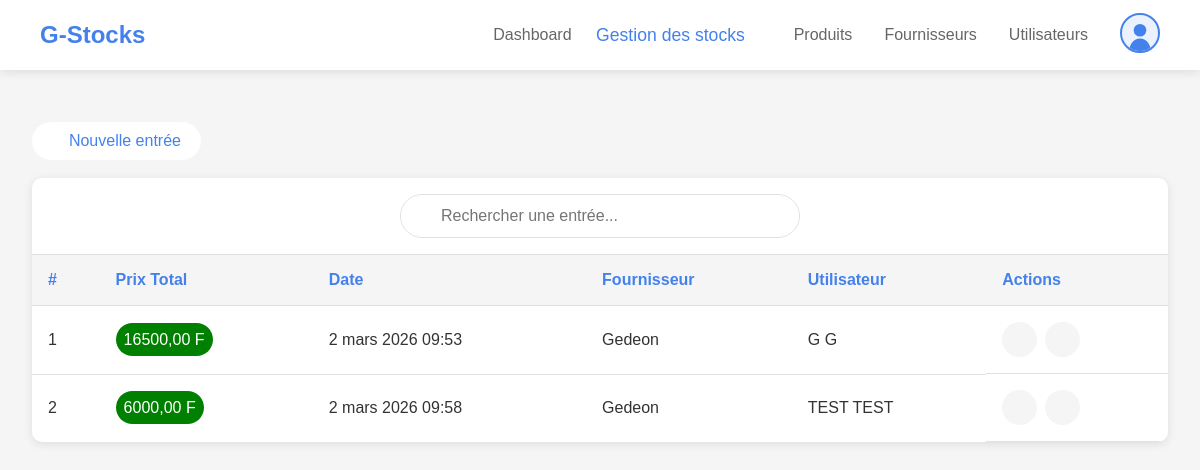
/ListeDesEntrees (signed in), run on the app's committed database.
### stocks/models.py (models this page shows, shortened)
class Entree(models.Model):
    fournisseur = models.ForeignKey(Fournisseur, on_delete=models.CASCADE, related_name="produits")
    prixTotal = models.DecimalField(max_digits=10, decimal_places=2)
    user = models.ForeignKey(User, on_delete=models.CASCADE, related_name="utilisateurs")
    date = models.DateTimeField(auto_now_add=True)
    class Meta:
        verbose_name = "Entrée"
        verbose_name_plural = "Entrées"

class Fournisseur(models.Model):
    nom = models.CharField(max_length=255)
    contact = models.CharField(max_length=20)
    adresse = models.TextField()
    class Meta:
        verbose_name = "Fournisseur"
        verbose_name_plural = "Fournisseurs"

class User(models.Model):
    ROLE = [
        ('', '---- Sélectionnez un rôle ----'),
        ('Administrateur', 'Administrateur'),
        ('Gestionnaire de stock', 'Gestionnaire de stock'),
        ('Consultant', 'Consultant')
    ]
    prenom = models.CharField(max_length=100)
    nom = models.CharField(max_length=100)
    email = models.EmailField(unique=True)
    telephone = models.CharField(unique=True, max_length=20)
    username = models.CharField(max_length=100, unique=True)
    password = models.CharField(max_length=128)
    role = models.CharField(max_length=50, choices=ROLE)
    valide = models.BooleanField(default=False)
    actif = models.BooleanField(default=True)
    photo_profil = models.ImageField(upload_to='static/users/photodeprofil/', null=True, blank=True)
    created_at = models.DateTimeField(auto_now_add=True)
    class Meta:
        verbose_name = "Utilisateur"
        verbose_name_plural = "Utilisateurs"

### stocks/views.py (the view)
# urls.py: path('ListeDesEntrees', views.listeEntrees, name='listeEntrees'),
def listeEntrees(request):
    if "user_id" not in request.session:
        messages.error(request, "Veuillez vous connecter pour accéder a cette page")
        return redirect("index")
    user=get_object_or_404(User, id=request.session["user_id"])
    entrees = Entree.objects.all()
    return render(request, "stocks/entrees/entrees.html", {"user": user, "entrees":entrees})

### stocks/templates/stocks/entrees/entrees.html (shortened to what this page needs)
{% extends 'stocks/app.html' %}
{% load static %}
{% block activeES %}
    active
{% endblock activeES %}
{% block principalContent %}
    <main class="main-content">
        <a href="{% url 'addEntree' %}" class="btn"><i class="fas fa-plus-circle"></i> Nouvelle entrée</a>
        <br><br>
        <div class="table-container">
            <div class="table-header">
                <div class="search-container">
                    <input type="text" id="searchInput" onkeyup="recherche()" class="search-input" placeholder="Rechercher une entrée...">
                </div>
            </div>
            <table class="contacts-table" id="myTable">
                <thead>
                    <tr>
                        <th>#</th>
                        <th>Prix Total</th>
                        <th>Date</th>
                        <th>Fournisseur</th>
                        <th>Utilisateur</th>
                        <th>Actions</th>
                    </tr>
                </thead>
                <tbody>
                    {% if entrees.count == 0 %}
                        <tr>
                            <td colspan="6" style="text-align: center; padding: 15px; font-style: italic; color: #666;">Aucune entrée trouvée</td>
                        </tr>
                    {% else %}
                        {% for entree in entrees %}
                            <tr>
                                <td>{{ forloop.counter }}</td>
                                <td><span class="prix">{{ entree.prixTotal }} F</span></td>
                                <td>{{ entree.date }}</td>
                                <td>{{ entree.fournisseur.nom }}</td>
                                <td>{{ entree.user.prenom }} {{ entree.user.nom }}</td>
                                <td class="actions">
                                    <a href="{% url 'showProduitsEntrees' entree.id %}" class="action-btn view-btn" title="Voir">
                                        <i class="fas fa-eye"></i>
                                    </a>
                                    <a data-url="{% url 'deleteEntree' entree.id %}" data-message="cette entrée" class="action-btn delete-btn delete-confirme" title="Supprimer">
                                        <i class="fas fa-trash-alt"></i>
                                    </a>
                                </td>
                            <tr>
                        {% endfor %}
                    {% endif %}
                </tbody>
            </table>
        </div>
    </main>
{% endblock principalContent %}

### stocks/static/stocks/css/styles.css (style rules this page uses)
:root { --primary-color: #4481eb; --secondary-color: #04befe; --text-color: #333; --light-text: #666; --danger-color: #ff4444; --white: #fff; --light-bg: #f5f5f5; --border-color: #e1e1e1; --green-color: #0ea500; }
* { margin: 0; padding: 0; box-sizing: border-box; }
html { scroll-behavior: smooth; }
body { font-family: "Poppins", sans-serif; background-color: var(--light-bg); color: var(--text-color); }
.prix { background-color: green; padding: 8px; color: #ffffff; border-radius: 25px; }
.btn { display: inline-block; background-color: var(--white); color: var(--primary-color); padding: 10px 20px; text-decoration: none; border-radius: 25px; transition: all 0.3s ease; animation: bounce 2s infinite; }
.main-content { margin-top: 90px; padding: 2rem; animation: fadeIn 1s ease; }
.table-container { background: var(--white); border-radius: 10px; box-shadow: 0 2px 10px rgba(0, 0, 0, 0.1); overflow-x: auto; }
.table-header { padding: 1rem; border-bottom: 1px solid var(--border-color); }
.search-container { position: relative; max-width: 400px; margin: 0 auto; }
.search-input { width: 100%; padding: 0.75rem 1rem 0.75rem 2.5rem; border: 1px solid var(--border-color); border-radius: 25px; font-family: inherit; font-size: 1rem; transition: all 0.3s; }
.contacts-table { width: 100%; border-collapse: collapse; min-width: 600px; }
.contacts-table th, .contacts-table td { padding: 1rem; text-align: left; border-bottom: 1px solid var(--border-color); }
.contacts-table th { background-color: var(--light-bg); font-weight: 600; color: var(--primary-color); }
.actions { display: flex; gap: 0.5rem; justify-content: flex-start; }
.action-btn { width: 35px; height: 35px; border: none; border-radius: 50%; display: flex; align-items: center; justify-content: center; cursor: pointer; transition: all 0.3s; background: var(--light-bg); text-decoration: none; }
.action-btn i { font-size: 1rem; transition: all 0.3s; }
.view-btn { color: var(--primary-color); }
.delete-btn { color: var(--danger-color); }

### data on the page
Entree: prixTotal "16500,00", date "2 mars 2026 09:53", fournisseur.nom "Gedeon", user.prenom "G", user.nom "G"
Entree: prixTotal "6000,00", date "2 mars 2026 09:58", fournisseur.nom "Gedeon", user.prenom "TEST", user.nom "TEST"
